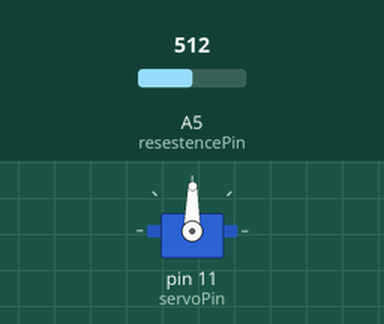
The sketch below on a simulated Arduino Uno, built with avr-gcc and run on an emulated ATmega328P. Parts: servo. The inputs (shaded band) are chosen by the test bench; at power-on: A5 (resestencePin) = 512.

Above: at 1.2 s.
1.3 s: A5 (resestencePin) set to 716
At 1.9 s:
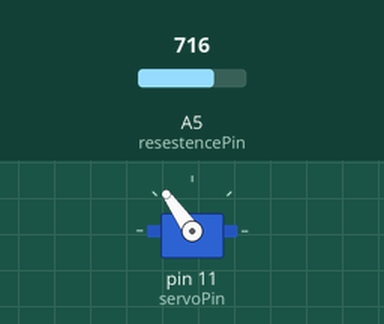
2.8 s: A5 (resestencePin) set to 900
At 3.1 s:
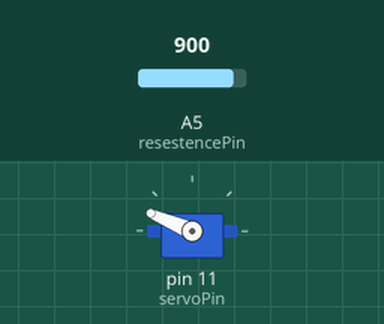
4.3 s: A5 (resestencePin) set to 1023
At 5.4 s:
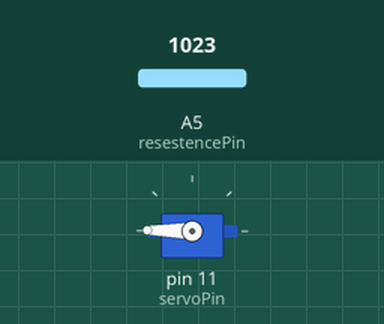
5.8 s: A5 (resestencePin) set to 306
At 6.6 s:
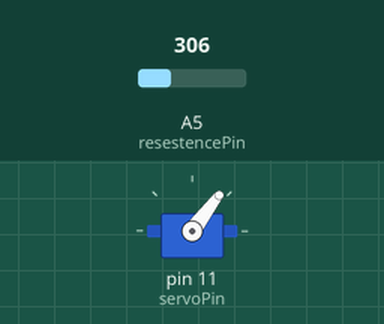
7.3 s: A5 (resestencePin) set to 122
At 7.7 s:
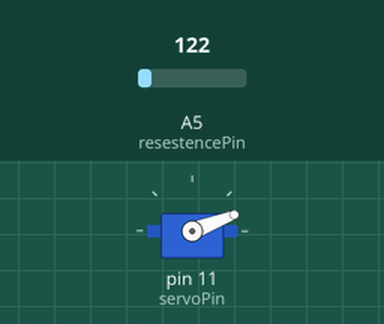
8.8 s: A5 (resestencePin) set to 511
At 10.1 s:
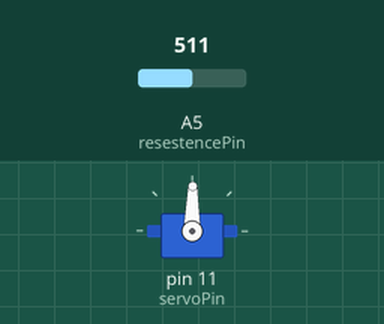
Timing chart, 0 to 11.3 s (numbered marks = the images above; inputs shaded):
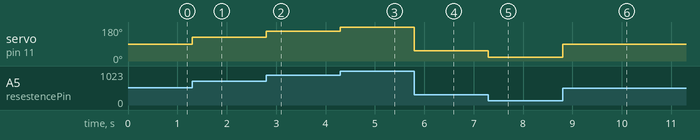

The sketch:

code.ino
```cpp
// created by Elliott Roach
// created on apr 2026
// This is a sonar distance sensors.

#include <Servo.h>

Servo servoPin;
const float RESISTANCETOANGLERATION = 1023 / 5.7;
int resestencePin = A5;
float resistanceValue = 0;

void setup() {
    // initializing pins
    Serial.begin(9600);
    servoPin.attach(11);
    servoPin.write(0);
}


void loop() {
    // this gets the distance forever and turns servo if too close

    resistanceValue = analogRead(resestencePin);

    // calculating
    resistanceValue = resistanceValue / 5.7;

    // moveing servo if too close
    servoPin.write(resistanceValue);
}
```

Measured:
- after the input at 1.3 s, servo on pin 11 (servoPin): 89° → 125° at once
- after the input at 2.8 s, servo on pin 11 (servoPin): 125° → 157° at once
- after the input at 4.3 s, servo on pin 11 (servoPin): 157° → 179° at once
- after the input at 5.8 s, servo on pin 11 (servoPin): 179° → 53° at once
- after the input at 7.3 s, servo on pin 11 (servoPin): 53° → 21° at once
- after the input at 8.8 s, servo on pin 11 (servoPin): 21° → 89° at once
